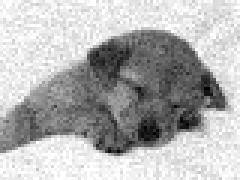
#> input picture puppy.png, 80 x 60 px (shown 3 times larger)
$ python fun_visualization.py
#> lines starting #> are read from the running program, lines starting #| are printed output that depends on the picture; after the words box and inside, x2 and y2 are one past the last pixel; in counts of white or black regions, pixels touching at a corner belong together
### fun.py
import numpy as np
from matplotlib import pyplot as plt

#This is our function:
#-Latex Code: f(x) = \sum_{i,j}\left ( \sqrt{(x_{i,j} - y_{i,j})^2 +1} +
# \frac{1}{2} \sqrt{(x_{i,j} - x_{i+1,j})^2 + (x_{i,j} - x_{i,j+1})^2 +1} \right)

def f(x, y, alpha, bfgs=False):
    """
    Computes the energy for the optimization problem
    Args:
        x (np.ndarray [H, W] or [H*W,]): image that is optimized
        y (np.ndarray [H, W] or [H*W,]): noisy image
        alpha (float): weight of the smoothness term
        bfgs (bool): if True only return energy

    Returns:
        en_total (float): total energy value
        en_data (float): energy value of the data term
        en_smooth (float): energy value of the smoothness term
    """
    H, W = y.shape
    x = x.reshape(H, W)

    # Data term
    data_diff = x - y
    en_data = np.sum(np.sqrt(data_diff**2 + 1))

    # Smoothness term
    dx = x_dx(x)
    dy = x_dy(x)
    en_smooth = np.sum(np.sqrt(dx**2 + dy**2 + 1))

    # Total energy
    en_total = en_data + (alpha / 2) * en_smooth

    if bfgs:
        return en_total
    else:
        return en_total, en_data, en_smooth

def x_dx(img: np.ndarray):
    """computes the derivative of the image in the x direction
    Args:
        img (np.ndarray): image
    Returns:
        x_r (np.ndarray): derivative of the image in the x direction
    """
    x_r = np.zeros_like(img)
    x_r[:, :-1] = img[:, 1:]
    x_r[:, -1] = img[:, -1]
    return img - x_r

def x_dy(img: np.ndarray):
    """computes the derivative of the image in the y direction
    Args:
        img (np.ndarray): image
    Returns:
        x_d (np.ndarray): derivative of the image in the y direction
    """
    x_d = np.zeros_like(img)
    x_d[:-1, :] = img[1:, :]
    x_d[-1, :] = img[-1, :]
    return img - x_d


# [32 lines left out: function f_grad, not called in this run]

### fun_visualization.py
import numpy as np
from matplotlib import pyplot as plt
from mpl_toolkits.mplot3d import Axes3D
from imageio import imread
from fun import f


def f_visualize(image_input, alpha=1.0, pixel_indices=((50,50), (50,51)), grid_range=20):
    """
    Visualizes a slice of the energy function using an input image as the noisy image.

    Args:
        image_input (str or np.ndarray): path to the image file or an image array.
        alpha (float): weight for the smoothness term.
        pixel_indices (tuple): a tuple containing two tuples for the pixel locations to vary.
        grid_range (float): range around the original pixel values to vary.

    Steps:
      1. Load the image if a file path is provided; otherwise use the provided array.
      2. Convert the image to grayscale if needed.
      3. Use the image as the noisy image y and initialize x = y.
      4. Vary the two specified pixel values over a grid.
      5. Compute the total energy for each combination.
      6. Plot the resulting 3D surface.
    """
#> called with image_input = 'puppy.png', alpha = 1, pixel_indices = ((50, 50), (50, 51)), grid_range = 20
    # Load the image if image_input is a file path.
    if isinstance(image_input, str):
        img = imread(image_input)
#> img is the input picture: shape (60, 80); min 0, max 255, mean 178.4
    else:
        img = image_input

    # Convert to grayscale if the image is RGB
    if img.ndim == 3:
        y = 0.299 * img[..., 0] + 0.587 * img[..., 1] + 0.114 * img[..., 2]
    else:
        y = img.copy()

    # Ensure the image is of type float for computation
    y = y.astype(np.float64)

    # Use y as the noisy image and initialize x to y
    x_fixed = y.copy()

    # Unpack the pixel indices to vary.
    (i1, j1), (i2, j2) = pixel_indices

    # Define grid around the original pixel values for the two chosen pixels.
    val1_center = x_fixed[i1, j1]
#> val1_center = 237
    val2_center = x_fixed[i2, j2]
#> val2_center = 229

    grid_vals1 = np.linspace(val1_center - grid_range, val1_center + grid_range, 100)
#> grid_vals1 = 100 values from 217 to 257
    grid_vals2 = np.linspace(val2_center - grid_range, val2_center + grid_range, 100)
#> grid_vals2 = 100 values from 209 to 249
    X, Y_grid = np.meshgrid(grid_vals1, grid_vals2)

    Z = np.zeros_like(X)

    # Evaluate the energy for each candidate pair
    for a in range(X.shape[0]):
        for b in range(X.shape[1]):
            x_candidate = x_fixed.copy()
            x_candidate[i1, j1] = X[a, b]
            x_candidate[i2, j2] = Y_grid[a, b]
            en_total, _, _ = f(x_candidate, y, alpha)
            Z[a, b] = en_total
#> this loop made 100 passes
#> pass 1, in f, `data_diff = x - y`:
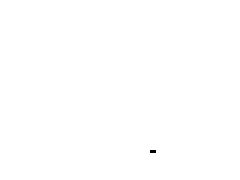
#> data_diff: shape (60, 80) float64 (shown 3 times larger); values -20 (black) and 0 (white), 100% white; black in thin lines or dots, all inside (x1, y1, x2, y2) = (50, 50, 52, 51)
#> pass 1, in f, `dx = x_dx(x)`:
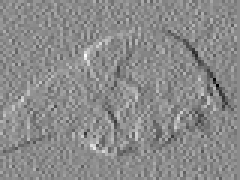
#> dx: shape (60, 80) float64 (shown 3 times larger); min -150, max 125, mean -0.2; drawn with min black and max white
#> pass 1, in f, `dy = x_dy(x)`:
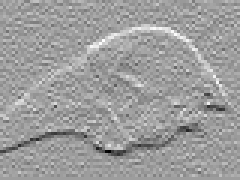
#> dy: shape (60, 80) float64 (shown 3 times larger); min -170, max 105, mean 0; drawn with min black and max white
#> after the loop:
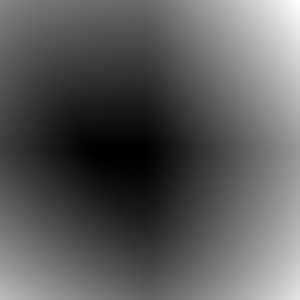
#> Z: shape (100, 100) float64 (shown 3 times larger); min 69622.4, max 69694.7, mean 69648.3; drawn with min black and max white

    # Plot the energy surface
    fig = plt.figure(figsize=(10, 8))
    ax = fig.add_subplot(111, projection='3d')
    surf = ax.plot_surface(X, Y_grid, Z, cmap='viridis', edgecolor='none')
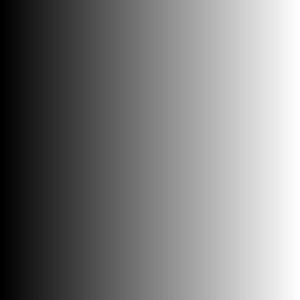
#> X: shape (100, 100) float64 (shown 3 times larger); min 217, max 257, mean 237; drawn with min black and max white
    ax.set_xlabel(f'Pixel ({i1},{j1}) Value')
    ax.set_ylabel(f'Pixel ({i2},{j2}) Value')
    ax.set_zlabel('Total Energy')
    ax.set_title('Energy Function Slice using Input Image Puppy')
    fig.colorbar(surf, shrink=0.5, aspect=5)
    plt.show()
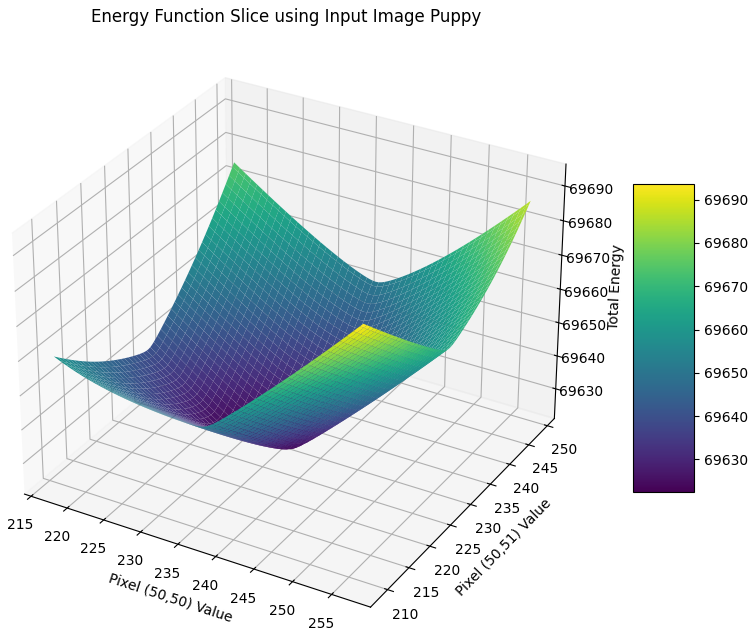
#> figure drawn by matplotlib, 2 panels


if __name__ == '__main__':
    # Load the image
    image_path = 'puppy.png'

    f_visualize(image_path)
